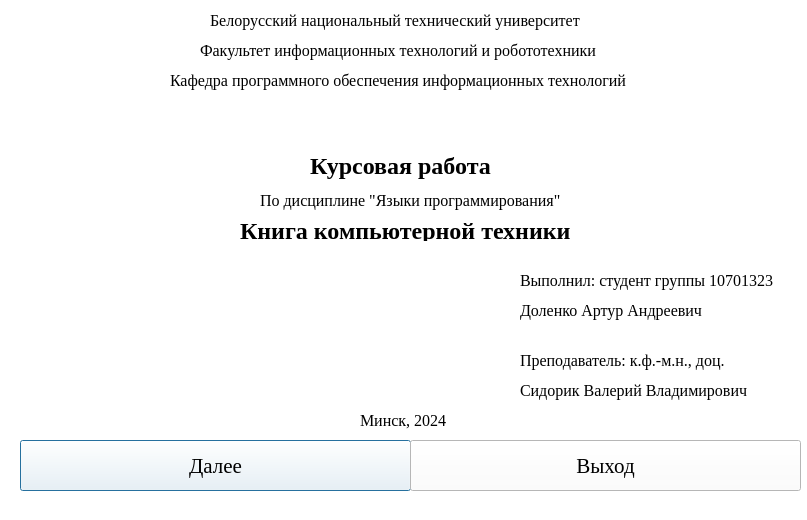
<?xml version="1.0" encoding="UTF-8"?>
<ui version="4.0">
 <class>wndw_splash_screen</class>
 <widget class="QDialog" name="wndw_splash_screen">
  <property name="geometry">
   <rect>
    <x>0</x>
    <y>0</y>
    <width>807</width>
    <height>520</height>
   </rect>
  </property>
  <property name="windowTitle">
   <string>Dialog</string>
  </property>
  <property name="styleSheet">
   <string notr="true">background-color: white;</string>
  </property>
  <widget class="QLabel" name="label">
   <property name="geometry">
    <rect>
     <x>210</x>
     <y>10</y>
     <width>381</width>
     <height>21</height>
    </rect>
   </property>
   <property name="font">
    <font>
     <family>Times New Roman</family>
     <pointsize>12</pointsize>
    </font>
   </property>
   <property name="styleSheet">
    <string notr="true">color: black;</string>
   </property>
   <property name="text">
    <string>Белорусский национальный технический университет</string>
   </property>
  </widget>
  <widget class="QLabel" name="label_2">
   <property name="geometry">
    <rect>
     <x>200</x>
     <y>40</y>
     <width>421</width>
     <height>21</height>
    </rect>
   </property>
   <property name="font">
    <font>
     <family>Times New Roman</family>
     <pointsize>12</pointsize>
    </font>
   </property>
   <property name="styleSheet">
    <string notr="true">color: black;</string>
   </property>
   <property name="text">
    <string>Факультет информационных технологий и робототехники</string>
   </property>
  </widget>
  <widget class="QLabel" name="label_3">
   <property name="geometry">
    <rect>
     <x>170</x>
     <y>70</y>
     <width>461</width>
     <height>21</height>
    </rect>
   </property>
   <property name="font">
    <font>
     <family>Times New Roman</family>
     <pointsize>12</pointsize>
    </font>
   </property>
   <property name="styleSheet">
    <string notr="true">color: black;</string>
   </property>
   <property name="text">
    <string>Кафедра программного обеспечения информационных технологий</string>
   </property>
  </widget>
  <widget class="QLabel" name="label_4">
   <property name="geometry">
    <rect>
     <x>310</x>
     <y>150</y>
     <width>191</width>
     <height>31</height>
    </rect>
   </property>
   <property name="font">
    <font>
     <family>Times New Roman</family>
     <pointsize>18</pointsize>
     <bold>true</bold>
    </font>
   </property>
   <property name="styleSheet">
    <string notr="true">color: black;</string>
   </property>
   <property name="text">
    <string>Курсовая работа</string>
   </property>
  </widget>
  <widget class="QLabel" name="label_5">
   <property name="geometry">
    <rect>
     <x>260</x>
     <y>190</y>
     <width>311</width>
     <height>21</height>
    </rect>
   </property>
   <property name="font">
    <font>
     <family>Times New Roman</family>
     <pointsize>12</pointsize>
    </font>
   </property>
   <property name="styleSheet">
    <string notr="true">color: black;</string>
   </property>
   <property name="text">
    <string>По дисциплине &quot;Языки программирования&quot;</string>
   </property>
  </widget>
  <widget class="QLabel" name="label_6">
   <property name="geometry">
    <rect>
     <x>240</x>
     <y>220</y>
     <width>341</width>
     <height>21</height>
    </rect>
   </property>
   <property name="font">
    <font>
     <family>Times New Roman</family>
     <pointsize>18</pointsize>
     <bold>true</bold>
    </font>
   </property>
   <property name="styleSheet">
    <string notr="true">color: black;</string>
   </property>
   <property name="text">
    <string>Книга компьютерной техники</string>
   </property>
  </widget>
  <widget class="QLabel" name="label_7">
   <property name="geometry">
    <rect>
     <x>520</x>
     <y>270</y>
     <width>261</width>
     <height>21</height>
    </rect>
   </property>
   <property name="font">
    <font>
     <family>Times New Roman</family>
     <pointsize>12</pointsize>
    </font>
   </property>
   <property name="styleSheet">
    <string notr="true">color: black;</string>
   </property>
   <property name="text">
    <string>Выполнил: студент группы 10701323</string>
   </property>
  </widget>
  <widget class="QLabel" name="label_8">
   <property name="geometry">
    <rect>
     <x>520</x>
     <y>300</y>
     <width>191</width>
     <height>21</height>
    </rect>
   </property>
   <property name="font">
    <font>
     <family>Times New Roman</family>
     <pointsize>12</pointsize>
    </font>
   </property>
   <property name="styleSheet">
    <string notr="true">color: black;</string>
   </property>
   <property name="text">
    <string>Доленко Артур Андреевич</string>
   </property>
  </widget>
  <widget class="QLabel" name="label_9">
   <property name="geometry">
    <rect>
     <x>520</x>
     <y>350</y>
     <width>211</width>
     <height>21</height>
    </rect>
   </property>
   <property name="font">
    <font>
     <family>Times New Roman</family>
     <pointsize>12</pointsize>
    </font>
   </property>
   <property name="styleSheet">
    <string notr="true">color: black;</string>
   </property>
   <property name="text">
    <string>Преподаватель: к.ф.-м.н., доц.</string>
   </property>
  </widget>
  <widget class="QLabel" name="label_10">
   <property name="geometry">
    <rect>
     <x>520</x>
     <y>380</y>
     <width>231</width>
     <height>21</height>
    </rect>
   </property>
   <property name="font">
    <font>
     <family>Times New Roman</family>
     <pointsize>12</pointsize>
    </font>
   </property>
   <property name="styleSheet">
    <string notr="true">color: black;</string>
   </property>
   <property name="text">
    <string>Сидорик Валерий Владимирович</string>
   </property>
  </widget>
  <widget class="QLabel" name="label_11">
   <property name="geometry">
    <rect>
     <x>360</x>
     <y>410</y>
     <width>91</width>
     <height>21</height>
    </rect>
   </property>
   <property name="font">
    <font>
     <family>Times New Roman</family>
     <pointsize>12</pointsize>
    </font>
   </property>
   <property name="styleSheet">
    <string notr="true">color: black;</string>
   </property>
   <property name="text">
    <string>Минск, 2024</string>
   </property>
  </widget>
  <widget class="QLabel" name="label_12">
   <property name="geometry">
    <rect>
     <x>110</x>
     <y>250</y>
     <width>131</width>
     <height>151</height>
    </rect>
   </property>
   <property name="text">
    <string/>
   </property>
   <property name="pixmap">
    <pixmap>../resourses/splash_screen_logo.png</pixmap>
   </property>
  </widget>
  <widget class="QPushButton" name="pb_next">
   <property name="geometry">
    <rect>
     <x>20</x>
     <y>440</y>
     <width>391</width>
     <height>51</height>
    </rect>
   </property>
   <property name="font">
    <font>
     <family>Times New Roman</family>
     <pointsize>16</pointsize>
    </font>
   </property>
   <property name="styleSheet">
    <string notr="true">color: black;</string>
   </property>
   <property name="text">
    <string>Далее</string>
   </property>
  </widget>
  <widget class="QPushButton" name="pb_exit">
   <property name="geometry">
    <rect>
     <x>410</x>
     <y>440</y>
     <width>391</width>
     <height>51</height>
    </rect>
   </property>
   <property name="font">
    <font>
     <family>Times New Roman</family>
     <pointsize>16</pointsize>
    </font>
   </property>
   <property name="styleSheet">
    <string notr="true">color: black;</string>
   </property>
   <property name="text">
    <string>Выход</string>
   </property>
  </widget>
 </widget>
 <resources/>
 <connections/>
</ui>
